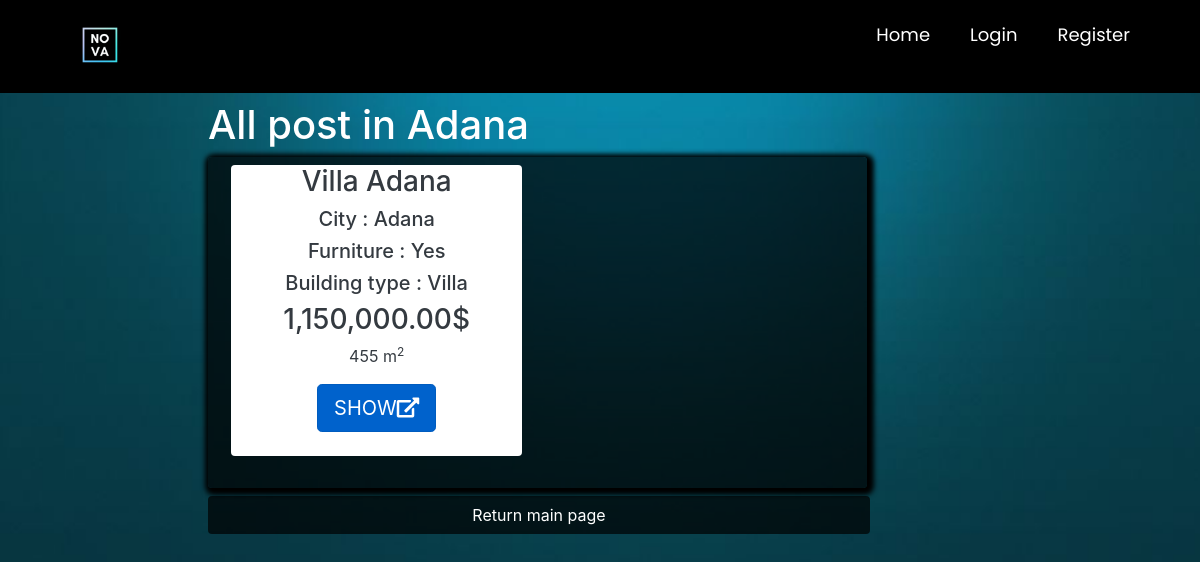
Page /productbyloc/Adana on the earlier database version.
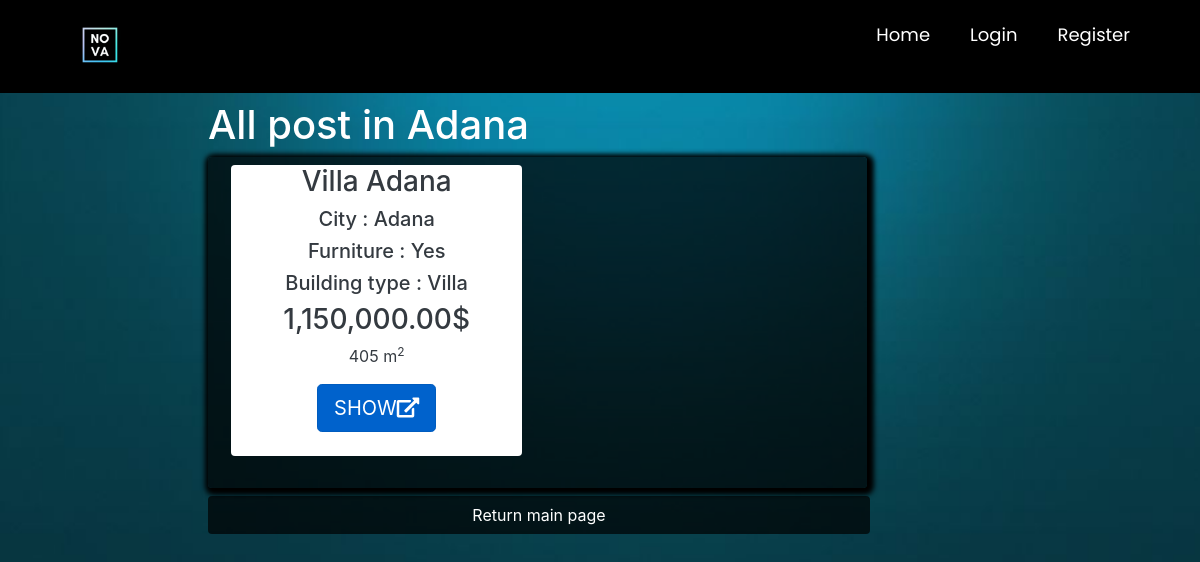
Same page on the later database version.
### main/models.py (models this page shows, shortened)
class Post(models.Model):
    ouruser = models.ForeignKey(ourUser, null=True, on_delete=models.CASCADE)
    post_title = models.CharField(max_length=255,null=True)
    post_description = models.TextField()
    price = models.DecimalField(decimal_places=2 , max_digits=12)
    location = models.CharField(max_length=255,null=True,choices=city)
    postType = models.CharField(choices=RorS , max_length=50, null=True , default='For Sale')
    floor = models.DecimalField(decimal_places=0 , max_digits=3 ,null=True)
    building_age = models.DecimalField(decimal_places=0, max_digits=2 , null=True)
    area = models.DecimalField(decimal_places=0,max_digits=4 ,null=True)
    isFurniture = models.CharField(choices=Furniture ,null=True,max_length=50,default="No")
    building_type = models.CharField(choices=b_types ,null=True ,max_length=50)
    room = models.DecimalField(decimal_places=0 , max_digits=3 ,null=True)

### main/views.py (the view)
# urls.py: path('productbyloc/<str:loc>', views.productbyloc, name="product_loc"),#search on  map
def productbyloc(request, loc):
    location=loc
    posts = Post.objects.all()
    posts = posts.filter(Q(location__icontains=loc))
    mydict = {'posts': posts,'location':location}
    return render(request, 'main/productByLocation.html', context=mydict)

### main/templates/main/productByLocation.html (shortened to what this page needs)
{% extends 'main/mainpage.html' %}
{% load static %}
{% load humanize %}
{% block content %}
<head>
    <link href="//maxcdn.bootstrapcdn.com/bootstrap/4.1.1/css/bootstrap.min.css" rel="stylesheet" id="bootstrap-css">
    <link rel="stylesheet" href="https://stackpath.bootstrapcdn.com/bootstrap/4.1.3/css/bootstrap.min.css"
>
    <link rel="stylesheet" href="https://use.fontawesome.com/releases/v5.3.1/css/all.css"
>
</head>
<div style="margin-left: 17%">
    <div class="container p-1 my-1 text-white rounded">
        <h1> All post in {{location}}</h1>
        <div class="col-md-8 rounded" style=" box-shadow: 2px 2px 5px 5px #000000;background-color: rgba(0,0,0,0.7)">
            <div class="row p-2 my-2">
                {% if posts %}
                {% for i in posts %}
                <div class="col-md-6 ">
                    <div class="container-fluid bg-white rounded text-dark" style="text-align:center;">
                        <h3>{{ i.post_title }}</h3>
                        <h5>City : {{ i.location }}</h5>
                        <h5>Furniture : {{ i.isFurniture }}</h5>
                        <h5>Building type : {{ i.building_type }}</h5>
                        <h3>{{ i.price|intcomma }}$</h3>
                        <p class="descroption">{{i.area}} m<sup>2</sup></p>
                        <a href="{% url 'product_details' i.id %}" class="btn btn-primary btn-lg active" role="button"
                           aria-pressed="true">SHOW<i class="fas fa-external-link-alt"></i></a>
                        <br><br>
                    </div>
                    <br>
                </div>
                {% endfor %}
                {%else%}
                <h3> There is no post in {{location}}</h3>
                {% endif %}
            </div>
        </div>
            <button class="btn login_btn" onclick="window.location.href='/'">Return main page</button>
    </div>
</div>
{% endblock %}

Differences in the rows shown:
changed Post "Villa Adana": area "455" → "405"
